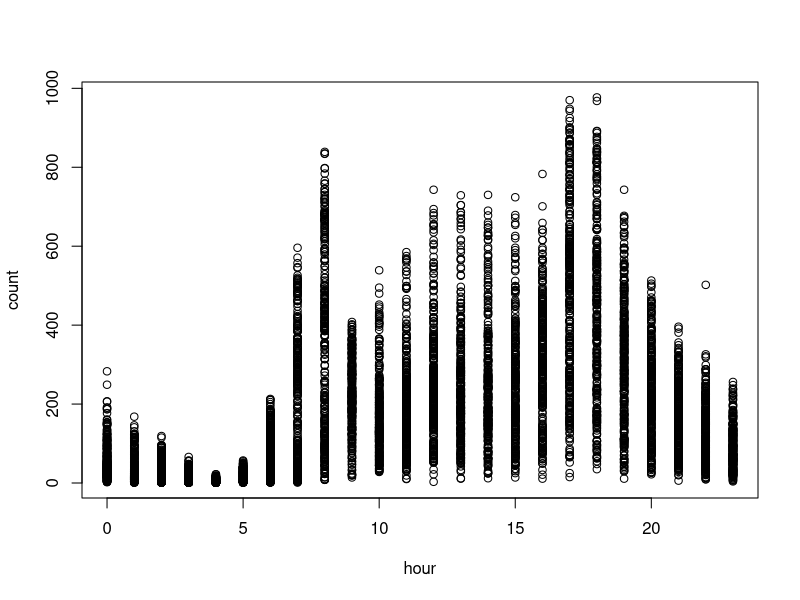
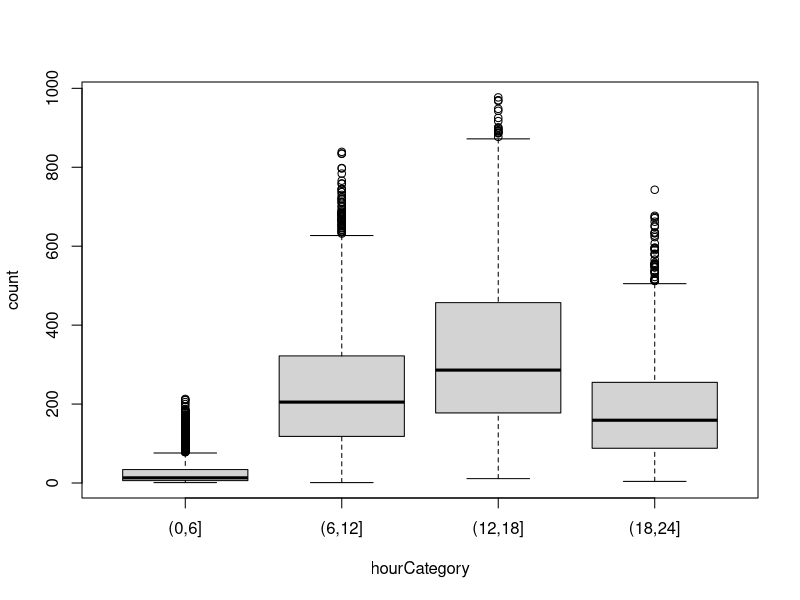
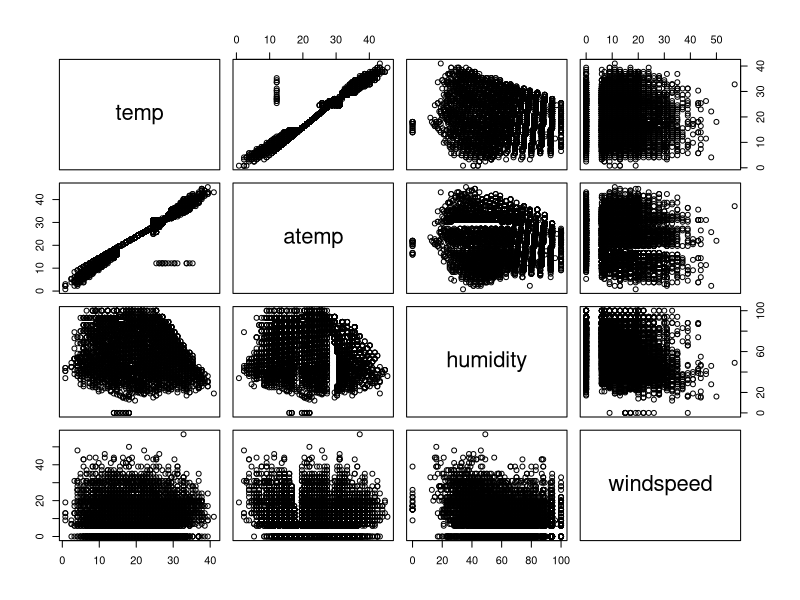
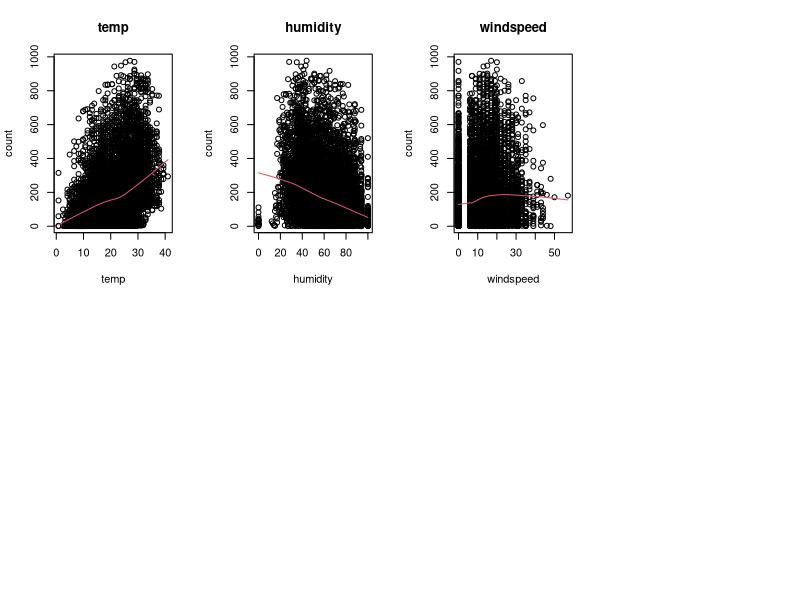
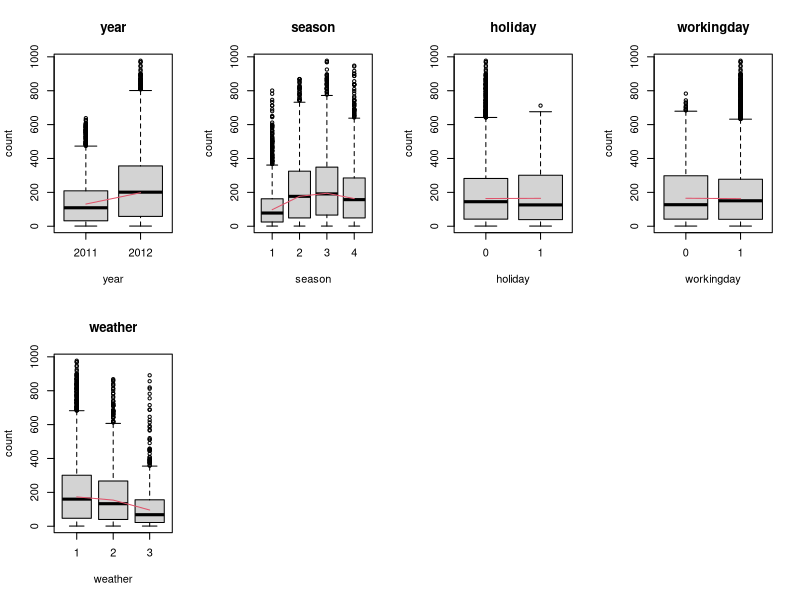

Write R code to recreate these figures, in order.
############################################################
# Variables en el conjunto de datos:
#
# year - year
# hour - hour of the day (0-23)
# season -  1 = spring, 2 = summer, 3 = fall, 4 = winter 
# holiday - whether the day is considered a holiday
# workingday - whether the day is neither a weekend nor holiday
# weather - 1: Clear, Few clouds, Partly cloudy, Partly cloudy
#           2: Mist + Cloudy, Mist + Broken clouds, Mist + Few clouds, Mist
#           3: Light Snow, Light Rain + Thunderstorm + Scattered clouds, Light Rain + Scattered clouds
#           4: Heavy Rain + Ice Pallets + Thunderstorm + Mist, Snow + Fog 
# temp - temperature in Celsius
# atemp - "feels like" temperature in Celsius
# humidity - relative humidity
# windspeed - wind speed
# variable respuesta: count - number of total rentals
#
############################################################

#-----------------------------------------------------------
#
# Parte 1. Construir modelo
#
#-----------------------------------------------------------
##-- 1.Borra todos los objetos que tengas en memoria para que no te confundan en esta pr�ctica 
## Pista: instrucci�n rm o la escoba de la ventana superior derecha


############################################################
# Lectura de datos y inspeccion
############################################################
##-- 2.Lee los datos p1a_train.csv
## Pista: fija el directorio donde tienes los datos y leelos con la instruccion read.table
datos = read.table('p1a_train.csv', header = TRUE, sep = ';', dec = '.', stringsAsFactors = TRUE)

##-- 3. Visualiza los datos para asegurarte que los has leido correctamente. Haz una descriptiva y elimina la variable id de tus datos por comodidad (no la utilizaras)
##-- Pista: para describir tus datos, usa la instrucci�n summary. Para eliminar la variable asigna el valor NULL a toda la variable
summary(datos)
datos$id = NULL

############################################################
# Convertir variables no numericas a factores
############################################################
##-- 4. Ya te habr�s percatado que algunas variables estan codificadas con numeros pero en realidad son variables categ�ricas.
# Para que R las trate como tales debes transformalas a la clase factor. NO transformes la variable "hour" en ning�n caso
# Pista: la instruccion factor transforma las variables numericas en factores. P.ej, si quieres transformar a factor la variable
# season, tendr�s que hacer:
# datos$season <- factor(datos$season) 

datos$year = factor(datos$year)
#datos$hour = factor(datos$hour)
datos$season = factor(datos$season)
datos$holiday = factor(datos$holiday)
datos$workingday = factor(datos$workingday)
datos$weather = factor(datos$weather)


##-- 5. Inspecciona el comportamiento de la respuesta (count) en funci�n de la hora (hour) con alg�n gr�fico descriptivo.
# Seg�n lo que veas, discretiza la variable en distintas categorias y conviertela en un factor
# Pista: algun grafico hecho con boxplot o plot (con lowess opcional) te puede servir. Debes discretizar seg�n lo que te parezca m�s razonable. Por ejemplo,
# si crees que de 0 a 12 horas hay un comportamiento y de 12 a 23, otro, deber�s coger dos intervalos. Para categorizar la variable
# usa la instrucci�n cut o ifelse (si usas esta �ltima, transforma a factor posteriormente). La variable puede tener tantas categorias como
# desees pero recuerda el principio de parsimonia. Un consejo es que te guardes la nueva variable con otro nombre. As�, si te equivocas,
# conservar�s la variable original (Opcional: cuando lo tengas claro, puedes borrar la variable original si lo deseas)

plot(count~hour, datos)
# de 7 a 12, 13 a 19, 20 a 24, 24 a 6
datos$hourCategory = cut(datos$hour, 6*(0:4)) # TODO: los valores que son 0 se quedan sin valor
plot(count~hourCategory, datos)

############################################################
# Descriptiva
############################################################
##-- 6.Realiza la descriptiva para todos los pares de variables que tengas como num�ricas
# Pista: Usa la instrucci�n pairs (puede tardar unos segundos) usando solo las variables que sean numericas. Recuerda que si quieres seleccionar, por ejemplo, las variables
# 2,4 y 6 de los datos, lo puedes hacer con datos[,c(2,4,6)]
pairs(datos[, c(7:10)])

############################################################
# Eliminamos variables muy correlacionadas
############################################################
##-- 7. Hay 2 variables muy correlacionadas. No queremos variables muy correlacionadas en nuestro modelo.
# Elimina aquella de las dos que peor prediga la respuesta.
# Pista: Construye 2 modelos lineales (instruccion lm) con la variable respuesta en funci�n de cada una de estas variables. Quedate con aquella
# que tenga un R2 mayor y la otra eliminala

lmTemp = lm(count ~ temp, datos)
summary(lmTemp)
# R-squared = 0.1578 -> nos quedamos con esta

lmAtemp = lm(count ~ atemp, datos)
summary(lmAtemp)
# R-squared = 0.1537

# Elminamos atemp
datos$atemp = NULL

############################################################
# Descriptiva bivariante con la respuesta
############################################################
##-- 8a. Haz el diagrama bivariante de la respuesta (count) en funci�n de las variables 
##-- numericas que te quedan y dibuja un suavizado por encima. �Son relaciones lineales?
# Pista: usa plot para cada gr�fico y las funciones lines y lowess para el suavizado

par(mfrow=c(2,4))
for(i in 7:9){
  plot(datos$count~datos[,i],main=names(datos)[i],xlab=names(datos)[i],ylab="count")
  with(datos,lines(lowess(count~datos[,i]),col=2))
}

# No son relaciones lineales

##-- 8b. Haz los boxplots bivariantes con la respuesta (count) y las variables categ�ricas (factores)
# �Crees que influyen en la respuesta s�lo viendo la descriptiva?
# Pista: usa la funci�n boxplot

par(mfrow=c(2,4))
for(i in c(1, 3, 4, 5, 6)){
  plot(datos$count~datos[,i],main=names(datos)[i],xlab=names(datos)[i],ylab="count")
  with(datos,lines(lowess(count~datos[,i]),col=2))
}

############################################################
# Seleccion de modelo y variables
############################################################
##--9. Ajusta el modelo lineal con todas las variables que tengas e interpreta la salida de resultados (coeficientes, p-valores, R2, error residual...)
# Pista: Ajusta el modelo con la funci�n lm y guardalo en un objeto. Luego, haz el summary de dicho objeto.


##--10. Realiza una selecci�n autom�tica de variables y discute que ha pasado
# Pista: Usa la instrucci�n step para la selecci�n


############################################################
# Colinealidad
############################################################
##-- 11. Mira la colinealidad con la instrucci�n vif del paquete car.
##-- �Hay que eliminar alguna variable?�Cual eliminarias si tuvieses que eliminar una?
# Pista: Primero debes instalar y cargar el paquete car. Usa la funci�n vif para evaluar la colinealidad


############################################################
# Validacion
############################################################
##-- 12. Haz la validaci�n con el an�lisis de residuos
##-- �Se cumplen las premisas de linealidad, normalidad, homoscedasticidad, independencia?
# Pista: Haciendo plot del modelo podr�s evaluar las tres primeras premisas. Para la independencia, dibuja los residuos en el orden
# que te aparecen en los datos (funciones plot y resid)


############################################################
# Transformacion de boxCox
############################################################
##-- 13. Si crees que no se cumple alguna premisa, haz la transformaci�n de boxCox para la variable respuesta 
##-- Escoge el valor de lambda que maximiza la funci�n y aplicala a la respuesta (count). Prueba tambien la transformacion logaritmica
# Pista: usa la funci�n de boxCox para conocer la lambda. Guardate las nuevas respuestas en unas nuevas variables llamadas countBC y countLog

############################################################
# Nuevos modelos con respuestas transformadas
############################################################
##-- 14. Ajusta los modelos con las dos nuevas respuestas. �Cu�l predice mejor seg�n el R2?
# Pista: Ajusta los modelos con la instruccion lm

############################################################
# Validacion
############################################################
##-- 15. Haz la validacion para los 2 modelos anteriores
# Pista: Haciendo plot del modelo podr�s evaluar las tres primeras premisas. Para la independencia, dibuja los residuos en el orden
# que te aparecen en los datos (funciones plot y resid)


############################################################
# Transformaciones polinomicas
############################################################
##-- 16. Escoge la respuesta que creas mejor para tus datos (count,countBC,countLog). Mira si alguna de las variables numericas 
# se podria ajustar por un relaci�n no lineal de forma descriptiva
# Pista: si has cambiado de variable respuesta, vuelve a hacer los gr�ficos bivariantes y los suavizados

##-- 17. Para aquella o aquellas variables que lo creas necesario, ajusta un polinomio con todas las variables que tengas y
##-- vuelve a hacer la validacion


############################################################
# Observaciones influyentes
############################################################
##-- 18. Mira la distancia de cook para todas las observaciones. Aquellas que tengan la distancia de cook mayor, son m�s influyentes
##-- Si lo crees conveniente, elimina aquellas que creas que condicionan mucho el modelo y ajusta el modelo sin estas observaciones
# Pista: Usa la instruccion cooks.distance para obtener las distancias de cook. Para eliminar observaciones, create un nuevo conjunto de datos que no tenga dichas
# observaciones. Si, por ejemplo, quieres eliminar las observaciones 1, 2 y 5, entonces datos2 <- datos[-c(1,2,5),]
# Modelo definitivo


##-- 19. Opcional: haz todo lo que tu creas necesario para mejorar el modelo (si es que hay algo que lo pueda mejorar)

############################################################
#
# Parte 2. Hacer prediciones con la muestra test
#
############################################################
##-- 20. Lee los datos test (p1a_test.csv) con la instruccion read.table


############################################################
# Transformaciones en variables
############################################################
##-- 21. Haz EXACTAMENTE las mismas transformaciones que hicieste en el conjunto de entrenamiento (tranformar a factores
# algunas variables, eliminar variables, categorizar o cualquier otro cambio que hayas hecho). NO ELIMINES LA VARIABLE id (Identificador)


############################################################
# Calcular predicciones
############################################################
##-- 22. Usa la instrucci�n predict aplicada al modelo que tu has escogido para
##-- obtener las predicciones en la muestra test.
# Pista: la instruccion predict debe tener 2 parametros: el modelo final y los datos test con las variables transformadas. Guardate las
# prediciones en una variable del mismo conjunto de datos

############################################################
# Guardar fichero
############################################################
##-- 23. Escribe un fichero con solo dos columnas el identificador y la predici�n
# Pista: Usa la funcion write.table y sigue escrupulosamente las instrucciones del enunciado para generar este fichero
# (quote = FALSE, sep = ";", row.names = FALSE, col.names = FALSE)